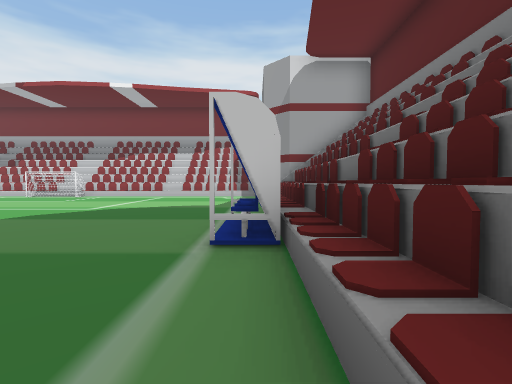
View 1 (above)

20 first-person views from a walk through a 3-D level made in the Unity game engine. The camera is 1.2 m above the floor, tilts 2° down and sees 85° across. The floor is counted in squares, 2 m on a side. Each view is taken from the middle of a square. On the plan, view 1 faces up. The plan holds only what a view shows up to about 9 squares ahead; the rest is blank. The place goes on beyond the plan. Some surface patterns are stand-ins.

View 2
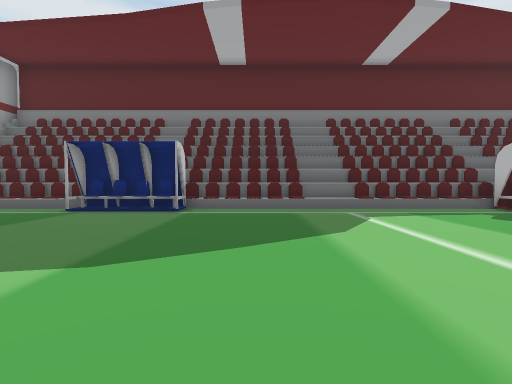

View 3
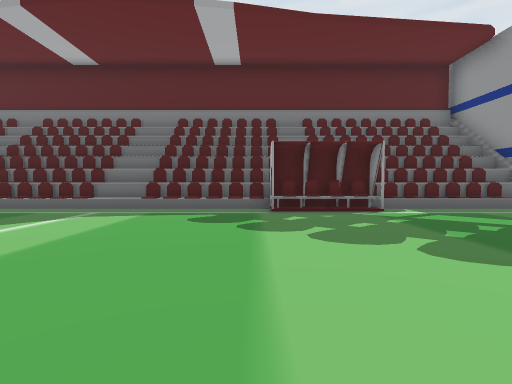

View 4
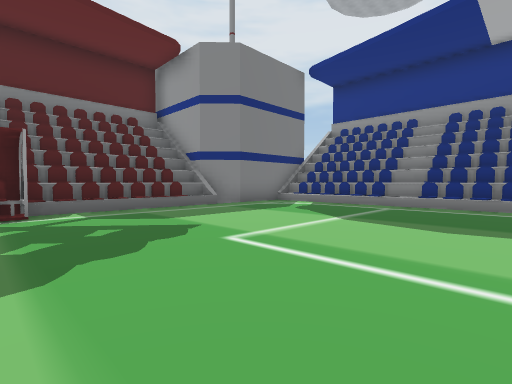

View 5
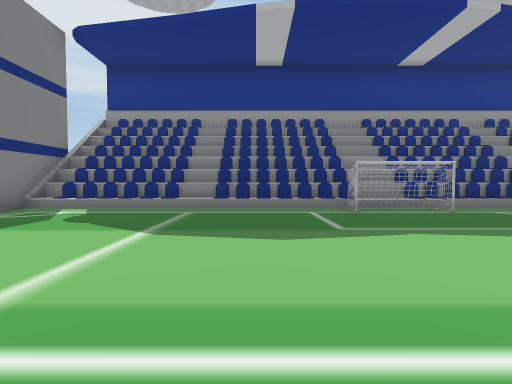

View 6
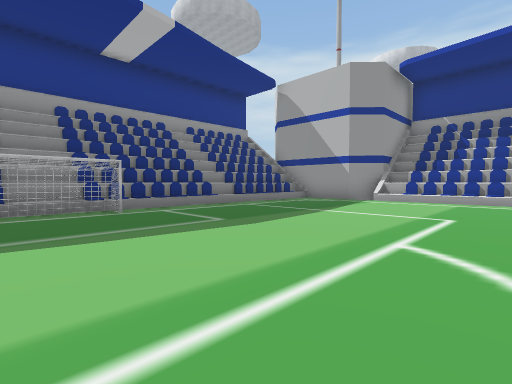

View 7
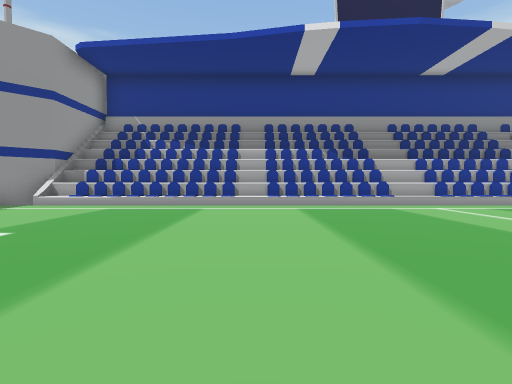

View 8
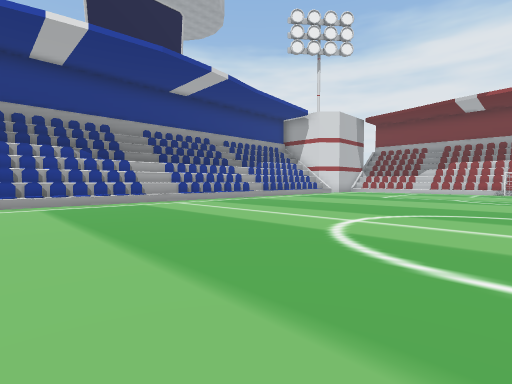

View 9
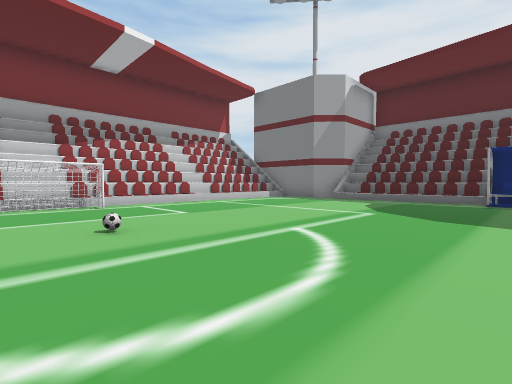

View 10
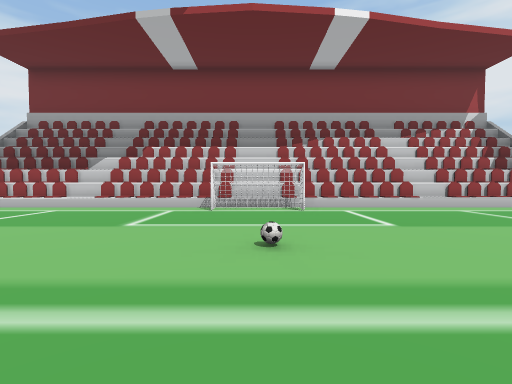

View 11
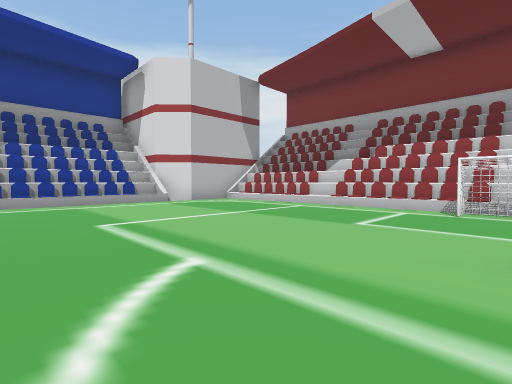

View 12
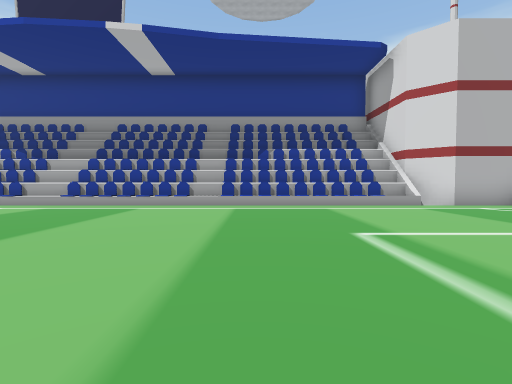

View 13
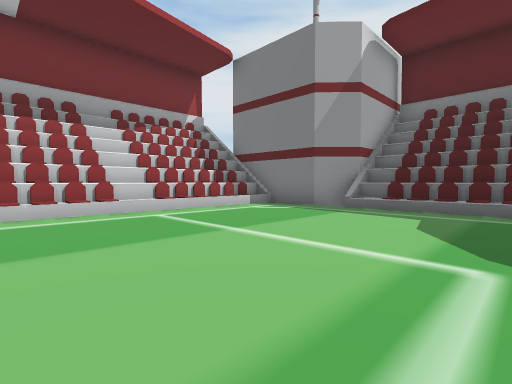

View 14
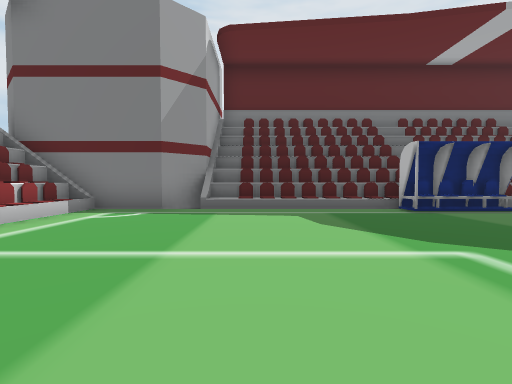

View 15
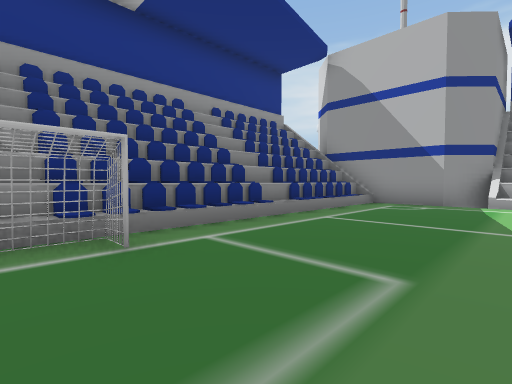

View 16
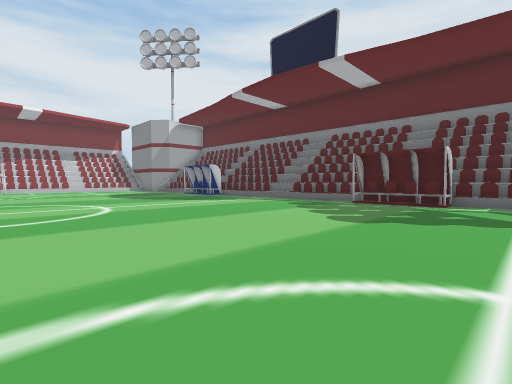

View 17
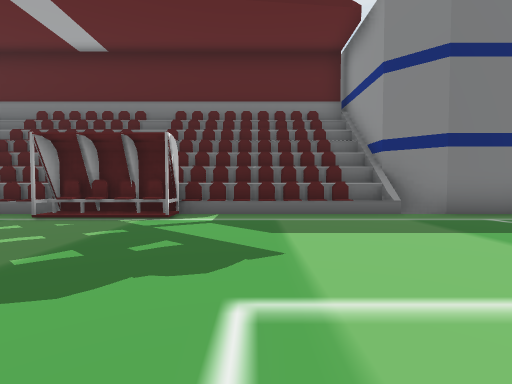

View 18
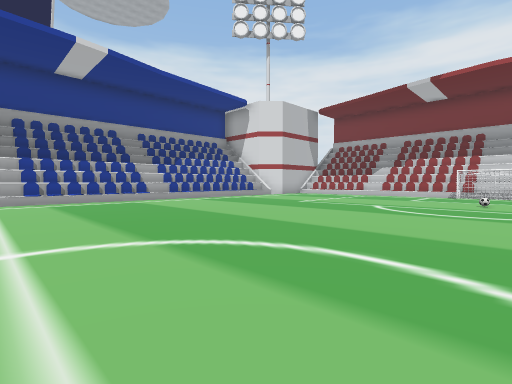

View 19
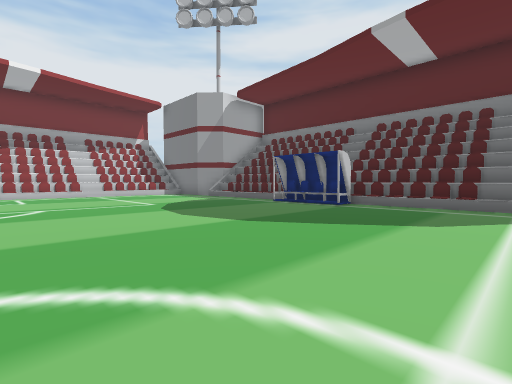

View 20
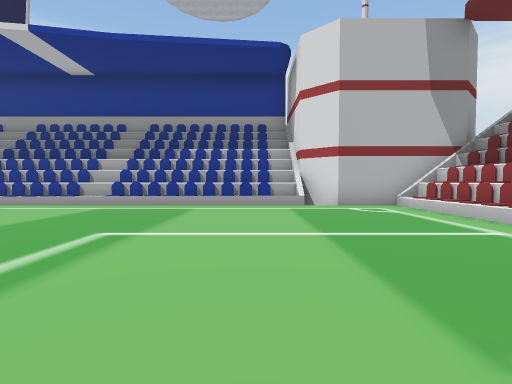

### Floor plan
Key: @ floor where view 1 was taken; # wall or solid block; . floor; / step, stairs or slope; ^ raised ledge; O other object.
Columns run from 18 left of view 1 to 2 right of it. Each row starts with its distance up from view 1.
 13   #################
 12   #^^^^^^^^^^^^^^^##
 11   #......OOO.......#
 10  ##................#
  9 #^/................^#
  8 #^/................^#
  7 #^/................^#
  6 #^/................^#
  5 #^/...............O^#
  4 #^/...............O^#
  3 #^/...............O^#
  2 #^/................^#
  1 #^/................^#
  0 #^/...............@^#
 -1 #^/................^#
 -2 #^/................^#
 -3 #^/................^#
 -4 #^/................^#
 -5 #^/...............O^#
 -6 #^/...............O^#
 -7 #^/................^#
 -8 #^/................^#
 -9 #^/................^#
-10 #^/................^#
-11 ###................##
-12   #................#
-13   #......OOO.......#
-14   #^^^^^^^^^^^^^^^##
-15   #################

Where each view was taken, in squares from view 1:
view 1: 0 up, 0 right, facing up
view 2: 1 up, 6 left, facing right
view 3: 4 down, 6 left, facing right
view 4: 6 down, 6 left, facing down-right
view 5: 7 down, 5 left, facing down
view 6: 7 down, 7 left, facing down-left
view 7: 5 down, 9 left, facing left
view 8: 5 down, 8 left, facing up-left
view 9: 4 up, 9 left, facing up-right
view 10: 5 up, 8 left, facing up
view 11: 5 up, 8 left, facing up-left
view 12: 5 up, 9 left, facing left
view 13: 6 up, 6 left, facing up-right
view 14: 8 up, 6 left, facing right
view 15: 10 down, 8 left, facing down-left
view 16: 8 down, 8 left, facing up-right
view 17: 8 down, 5 left, facing right
view 18: 1 down, 7 left, facing up-left
view 19: 1 down, 7 left, facing up-right
view 20: 8 up, 9 left, facing left
